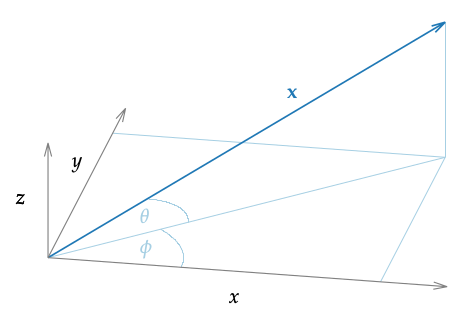

This chart was generated by the following gnuplot code:
#!/usr/bin/gnuplot
#
# FIGURE 1.5: Coordinate system used in this thesis. The vector x can also be
# described by its length, its azimuth angle phi, and its elevation elevation.
#
# AUTHOR:   Hagen Wierstorf
# SOFTWARE: gnuplot 5.0 patchlevel 3

reset
set macros
set loadpath '../../gnuplot' 'data'

load 'latex.cfg'
load 'border.cfg'
set border 1+2+16
load 'noborder.cfg'
unset tics
load 'paired.pal'

set terminal epslatex size 8cm,5cm color colortext @small
set output 'fig1_05.tex'

set view 37,11
unset key

set parametric
#set samples 4000
#set isosamples 400

set xrange [0:1.2]
set yrange [0:1.2]
set zrange [0:1.2]
set xyplane at 0
set urange [0:pi/4]
set vrange [0:pi/4]

set lmargin screen 0.18
set rmargin screen 0.98
set tmargin screen 0.88
set bmargin screen 0.28
set xlabel '$x$' offset graph 0,0.08
set ylabel '$y$' offset graph -1.3,0.13
set zlabel '$z$' offset graph 0.18,0

# Arrows
h = sqrt(2)
set arrow from 0,0,0 to 1,1,h front ls 2 lw 3
set arrow from 1,1,0 to 1,1,h nohead ls 1
set arrow from 0,0 to 1,1 nohead back ls 1
set arrow from 1,0 to 1,1 nohead back ls 1
set arrow from 0,1 to 1,1 nohead back ls 1

# Arrows on axes
set arrow from 0,0,0 to 1.2,0,0 front ls 101 lw 2
set arrow from 0,0,0 to 0,1.2,0 front ls 101 lw 2
set arrow from 0,0,0 to 0,0,1.2 front ls 101 lw 2

# Labels
set label '$\phi$'   at 0.25,0.13,0 textcolor ls 1
set label '$\theta$' at 0.23,0.23,0.18 textcolor ls 1
set label '\vec{x}'  at 0.6,0.6,1.1 textcolor ls 2

# Angle between r' and x axis
r0 = 0.4
fvx(v) = r0*cos(v)
fvy(v) = r0*sin(v)
fvz = 0
# Angle between r and r'
r = 0.5
fux(u) = r*cos(u)*cos(pi/4)
fuy(u) = r*cos(u)*sin(pi/4)
fuz(u) = r*sin(u)

splot fvx(v),fvy(v),fvz ls 1 lw 1,\
      fux(u),fuy(u),fuz(u) ls 1 lw 1

call 'plot.plt' 'fig1_05'
